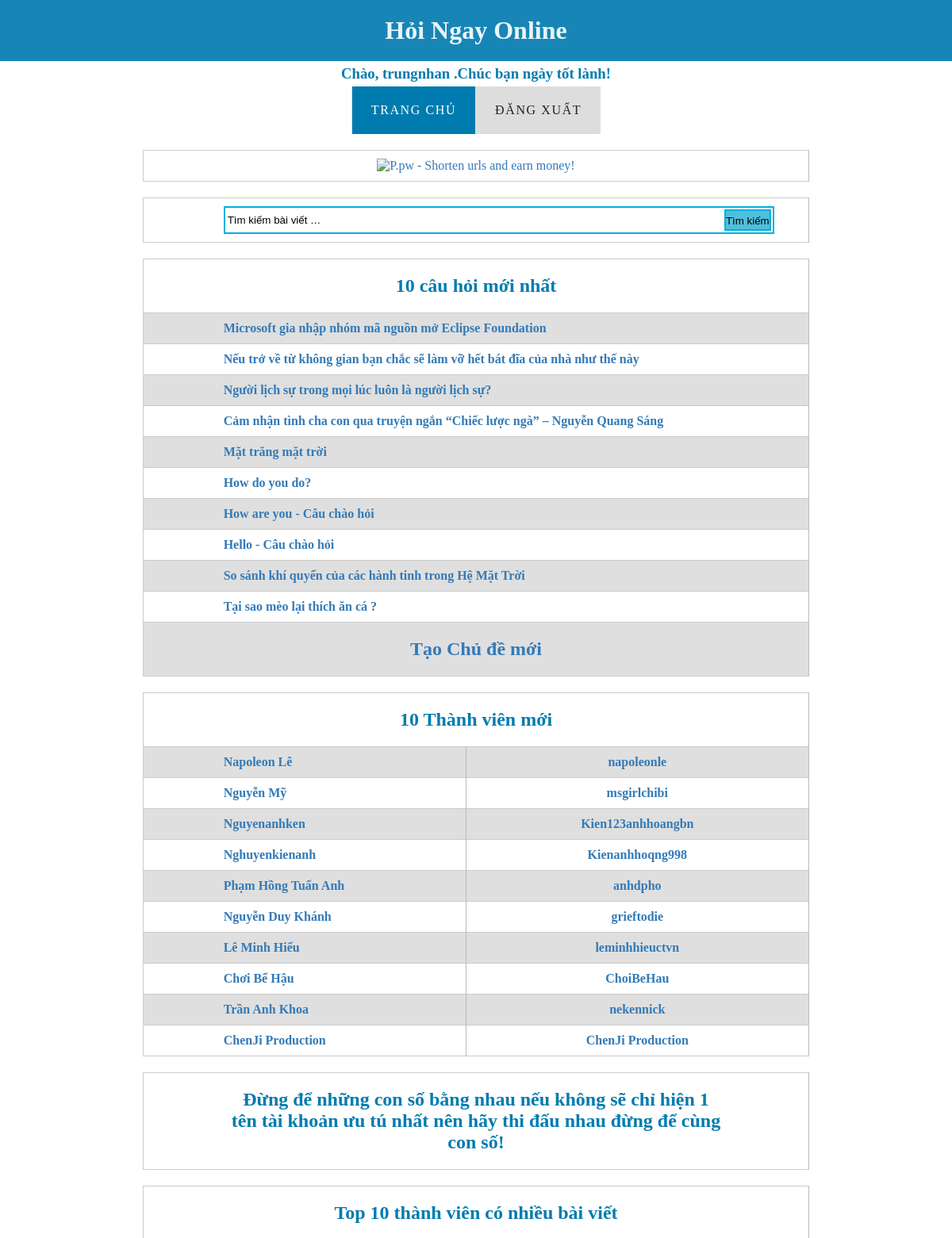
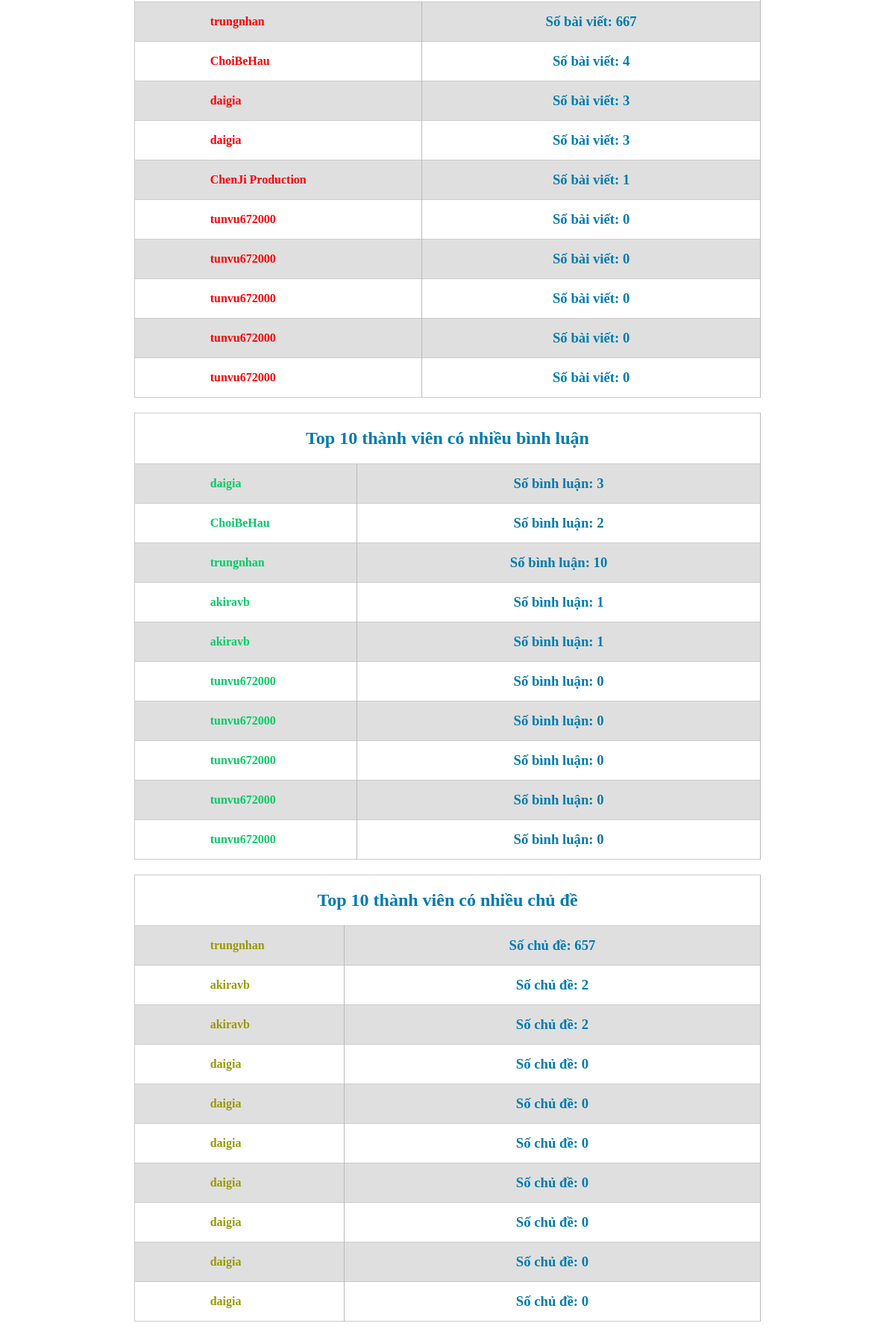
/m/index.php (signed in, upper part), run on the app's committed database (2 pictures, top to bottom).
### tables this page shows
CREATE TABLE `data` (
  `id` int(11) NOT NULL AUTO_INCREMENT,
  `user` text NOT NULL,
  `cauhoi` text NOT NULL,
  `noidung` text NOT NULL,
  `date` text NOT NULL,
  PRIMARY KEY (`id`)
);

CREATE TABLE `member` (
  `id` int(11) NOT NULL AUTO_INCREMENT,
  `username` varchar(255) NOT NULL,
  `password` varchar(255) NOT NULL,
  `email` varchar(255) NOT NULL,
  `fullname` varchar(255) NOT NULL,
  `birthday` varchar(10) NOT NULL,
  `sex` varchar(3) NOT NULL,
  PRIMARY KEY (`id`)
);

CREATE TABLE `vieww` (
  `id` int(11) NOT NULL AUTO_INCREMENT,
  `idd` text NOT NULL,
  `view` text NOT NULL,
  PRIMARY KEY (`id`),
  UNIQUE KEY `id_3` (`id`),
  KEY `id` (`id`),
  KEY `id_2` (`id`)
);

CREATE TABLE `topcmm` (
  `id` int(11) NOT NULL AUTO_INCREMENT,
  `user` text NOT NULL,
  `view` text NOT NULL,
  PRIMARY KEY (`id`)
);

CREATE TABLE `chudee` (
  `id` int(11) NOT NULL AUTO_INCREMENT,
  `user` text NOT NULL,
  `view` text NOT NULL,
  PRIMARY KEY (`id`)
);

### m/index.php (the view, shortened to what this page needs)
<html lang="vi">
<head>
	<link rel='stylesheet' type='text/css' href='css/theme.css' />
    <link rel='stylesheet' type='text/css' href='css/data.css' />
    </head>
	 <body data-base="http://hoingay.online">
	<div class="floating-menu"><center><h1>Hỏi Ngay Online</h1>
	</center>
	</div>
	<div id="gs" class="gs"><div style="visibility : hidden;"><center><h1>Hỏi Ngay Online</h1></center></div>
		<h3><?php
       if (isset($_SESSION['username']) && $_SESSION['username']){
          echo 'Chào, '.$_SESSION['username'].' .Chúc bạn ngày tốt lành!';
       }
       else{
       }
       ?></h3>
<center>
<div id="menu">
   <ul>
<li class="current_page_item"><a href="/" accesskey="1" title="Trang chủ">Trang chủ</a></li>
  <?php
       if (isset($_SESSION['username']) && $_SESSION['username']){
          echo "<li><a href='thoat'>Đăng xuất</a></li>
";
       }
       else{
echo "<li><a href='/dang-ky-tai-khoan' accesskey='2' title='Đăng ký'>Đăng Ký</a></li>
<li><a href='/dang-nhap' accesskey='3' title='Đăng nhập'>Đăng Nhập</a></li>
";
       }
       ?>
  </ul>
</div>
<center>
	   <TABLE  BORDER="1"><td>
	 <center>  <?php include("ads2.php"); ?>
</center></td>
	 </TABLE>
	<TABLE  BORDER="1">
<td>
<div id="search">
<form class="searchform" action="tim-kiem">
<input class="q" onfocus="if (this.value == 'Tìm kiếm bài viết …') {this.value = '';}" onblur="if (this.value == '') {this.value = 'Tìm kiếm bài viết …';}" type="text" name="q" value="Tìm kiếm bài viết …" />
<input class="searchsubmit" type="submit" value="Tìm kiếm" />
</form>
</div></td>
</TABLE>
<TABLE  BORDER="1">
<?php
	echo "<TR><TD COLSPAN='2'>
<h2>10 câu hỏi mới nhất</h2></TD></TR>";
$kq=mysql_query("SELECT id from data ORDER BY id DESC LIMIT 10") or die ("Không thể xuất thông tin Bảng tb ".mysql_error());
while ($row=mysql_fetch_array($kq))
{
$id2 = mysql_real_escape_string($row['id']);
 $sql = "select * from data where id = $id2";
  $result = mysql_query($sql);
  $data = mysql_fetch_array ($result);
  echo "<TR><TD> <font color ='009900'><b></b></font><h4><b><a href='/view?id=".$data['id']."'>".$data['cauhoi']."</a></h4></b></TD></TR>";
}
?>
 <?php
       if (isset($_SESSION['username']) && $_SESSION['username']){
echo "<TR><TD><h2>  <a href='/add' />Tạo Chủ đề mới</a></h2></TR></TD>";
       }
       else{
       }
       ?>
</TABLE>
</div>
<TABLE  BORDER="1">
<?php
	echo "<TR><TD COLSPAN='2'>
<h2>10 Thành viên mới</h2></TD></TR>";
$kq=mysql_query("SELECT id from member ORDER BY id DESC LIMIT 10") or die ("Không thể xuất thông tin Bảng tb ".mysql_error());
while ($row=mysql_fetch_array($kq))
{
$id2 = mysql_real_escape_string($row['id']);
 $sql = "select * from member where id = $id2";
  $result = mysql_query($sql);
  $data = mysql_fetch_array ($result);
  echo "<TR><TD><h4><a href='/user?id=".$data['id']."&u=".$data['username']."'>".$data['fullname']."</h4></th><th><center><a href='/user?id=".$data['id']."&u=".$data['username']."'>".$data['username']."</h4></th></center></a></TD></TR>";
}
?>
</TABLE>
  <TABLE  BORDER="1"><td>
	 <center>  <h2>Đừng để những con số bằng nhau nếu không sẽ chỉ hiện 1 tên tài khoản ưu tú nhất nên hãy thi đấu nhau đừng để cùng con số!</h2></a></center></td>
	 </TABLE>
<TABLE  BORDER="1">
<?php
	echo "<TR><TD COLSPAN='2'>
<h2>Top 10 thành viên có nhiều bài viết</h2></TD></TR>";
$kq=mysql_query("SELECT view from vieww ORDER BY view DESC LIMIT 10") or die ("Không thể xuất thông tin Bảng tb ".mysql_error());
while ($row=mysql_fetch_array($kq))
{
$id2 = mysql_real_escape_string($row['view']);
 $sql = "select * from vieww where view = $id2";
  $result = mysql_query($sql);
  $data = mysql_fetch_array ($result);
  echo "<TR><TD><font color='red'><h4>".$data['idd']."</h4></font></th><th><h3>Số bài viết: ".$data['view']."</h3></th</TD></TR>";
}
?>
</TABLE>
<TABLE  BORDER="1">
<?php
	echo "<TR><TD COLSPAN='2'>
<h2>Top 10 thành viên có nhiều bình luận</h2></TD></TR>";
$kq=mysql_query("SELECT view from topcmm ORDER BY view DESC LIMIT 10") or die ("Không thể xuất thông tin Bảng tb ".mysql_error());
while ($row=mysql_fetch_array($kq))
{
$id2 = mysql_real_escape_string($row['view']);
 $sql = "select * from topcmm where view = $id2";
  $result = mysql_query($sql);
  $data = mysql_fetch_array ($result);
  echo "<TR><TD><font color='00CC66'><h4>".$data['user']."</font></h4></th><th><h3>Số bình luận: ".$data['view']."</h3></th</TD></TR>";
}
?>
</TABLE>
<TABLE  BORDER="1">
<?php
	echo "<TR><TD COLSPAN='2'>
<h2>Top 10 thành viên có nhiều chủ đề</h2></TD></TR>";
$kq=mysql_query("SELECT view from chudee ORDER BY view DESC LIMIT 10") or die ("Không thể xuất thông tin Bảng tb ".mysql_error());
while ($row=mysql_fetch_array($kq))
{
$id2 = mysql_real_escape_string($row['view']);
 $sql = "select * from chudee where view = $id2";
  $result = mysql_query($sql);
  $data = mysql_fetch_array ($result);
  echo "<TR><TD><font color='999900'><h4>".$data['user']."</h4></font></th><th><h3>Số chủ đề: ".$data['view']."</h3></th</TD></TR>";
}
?>
</TABLE>
	 </body>
	 </html>

### m/css/theme.css (style rules this page uses)
* { margin: 0;padding: 0; }
h3 { text-align: center; color:#007baf; padding: 5px; }
h2 { text-align: center; color:#007baf; padding: 10px; }
h1 { text-align: center; color:rgba(255, 255, 255, 0.91); background: rgba(0, 123, 175, 0.91); padding: 20px; }
table { margin: 20px auto; border-collapse:collapse ; border: 1px solid #ccc; width: 70%; }
th { padding: 10px 10px; border-right: 1px solid #bbb; }
td { padding:10px 12%; border-right: 1px solid #bbb; }
tbody tr:nth-child(2n) { background: #DFDFDF; }
a { color: #337ab7;text-decoration:none }

### m/css/data.css (style rules this page uses)
div.floating-menu { position:fixed;width:100%;top:0 }
#menu ul { display: inline-block; background: #DDDDDD; }
#menu li { display: block; float: left; text-align: center; line-height: 60px; }
#menu li a, #menu li span { display: inline-block; margin-left: 1px; padding: 0em 1.5em; letter-spacing: 0.10em; text-decoration: none; font-size: 1em; text-transform: uppercase; outline: 0; color: #212121; }
#menu li.current_page_item a { background: #007baf; color: #FFF !important; }

### m/index.php (style rules this page uses)
.searchform { float: left; border:#00afdd 2px solid; height:31px; width:690px; }
.searchform input[type=text] { width:625px; height:31px; border:0px; background:#ffffff; float:left; margin:0px;padding:3px; }
.searchform input[type=submit] { border:#00afdd 2px solid; float:right; margin:2px 2px 2px 2px; height:27px; padding-top:2px; background:#4fbfdc; }

### data on the page
data: cauhoi "Microsoft gia nhập nhóm mã nguồn mở Eclipse Foundation"
data: cauhoi "Nếu trở về từ không gian bạn chắc sẽ làm vỡ hết bát đĩa của nhà như thế này"
data: cauhoi "Người lịch sự trong mọi lúc luôn là người lịch sự?"
data: cauhoi "Cảm nhận tình cha con qua truyện ngắn “Chiếc lược ngà” – Nguyễn Quang Sáng"
data: cauhoi "Mặt trăng mặt trời"
data: cauhoi "How do you do?"
data: cauhoi "How are you - Câu chào hỏi"
data: cauhoi "Hello - Câu chào hỏi"
data: cauhoi "So sánh khí quyển của các hành tinh trong Hệ Mặt Trời"
data: cauhoi "Tại sao mèo lại thích ăn cá ?"
member: fullname "Napoleon Lê", username "napoleonle"
member: fullname "Nguyễn Mỹ", username "msgirlchibi"
member: fullname "Nguyenanhken", username "Kien123anhhoangbn"
member: fullname "Nghuyenkienanh", username "Kienanhhoqng998"
member: fullname "Phạm Hồng Tuấn Anh", username "anhdpho"
member: fullname "Nguyễn Duy Khánh", username "grieftodie"
member: fullname "Lê Minh Hiếu", username "leminhhieuctvn"
member: fullname "Chơi Bể Hậu", username "ChoiBeHau"
member: fullname "Trần Anh Khoa", username "nekennick"
member: fullname "ChenJi Production", username "ChenJi Production"
vieww: idd "trungnhan", view "667"
vieww: idd "ChoiBeHau", view "4"
vieww: idd "daigia", view "3"
vieww: idd "ChenJi Production", view "1"
vieww: idd "tunvu672000", view "0"
topcmm: user "daigia", view "3"
topcmm: user "ChoiBeHau", view "2"
topcmm: user "trungnhan", view "10"
topcmm: user "akiravb", view "1"
topcmm: user "tunvu672000", view "0"
chudee: user "trungnhan", view "657"
chudee: user "akiravb", view "2"
chudee: user "daigia", view "0"

### other printed values
$_SESSION['username'] "trungnhan"
